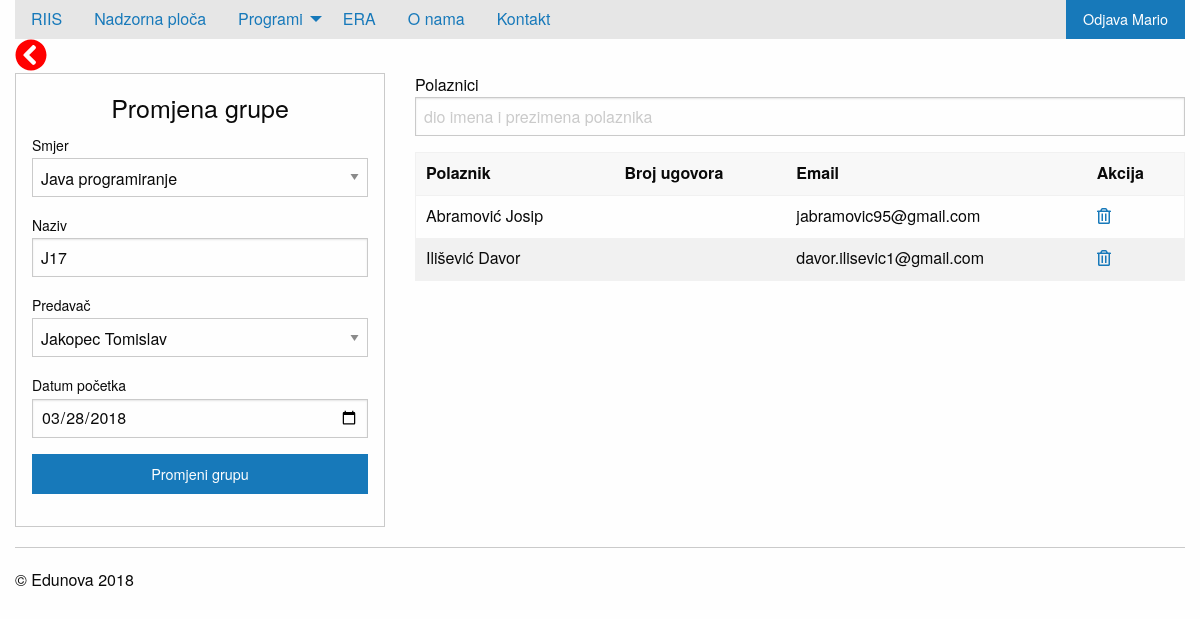
The page /privatno/grupe/promjena.php?sifra=2 (signed in) on the database its author committed.
### tables this page shows
create table polaznik(
sifra int not null primary key auto_increment,
osoba int not null,
brojugovora varchar(20) not null
);

create table osoba(
sifra int not null primary key auto_increment,
oib char(11) not null,
ime varchar(50) not null default 'Ana',
prezime varchar(50) not null,
email varchar(100),
spol boolean
);

### privatno/grupe/promjena.php (the view, shortened to what this page needs)
<?php include_once '../../konfiguracija.php';
$greska=array();
?>
<!doctype html>
<html class="no-js" lang="en" dir="ltr">
  <head>
    <?php include_once '../../include/head.php'; ?>
    <link rel="stylesheet" href="//code.jquery.com/ui/1.12.1/themes/base/jquery-ui.css">
    <link rel="stylesheet" href="https://cdn.jsdelivr.net/npm/flatpickr/dist/flatpickr.min.css">
  </head>
  <body>
    <div class="grid-container">
      	<?php include_once '../../include/izbornik.php'; ?>
      	<a href="index.php"><i style="color: red;" class="fas fa-chevron-circle-left fa-2x"></i></a>
      	<div class="grid-x grid-padding-x">
			<div class="large-4 cell">
				<form class="log-in-form" action="<?php echo $_SERVER["PHP_SELF"] ?>" method="post">
				  <h4 class="text-center">Promjena grupe</h4>
				  <label for="smjer">Smjer</label>
				  <select name="smjer" id="smjer">
				  	<?php
				  	$izraz = $veza->prepare("
				  				select sifra,naziv from smjer
				  				order by naziv
				  	");
				  	$izraz->execute();
				  	$rezultati = $izraz->fetchAll(PDO::FETCH_OBJ);
				  	foreach ($rezultati as $red):?>
						  <option
						  <?php
						  if(isset($_POST["smjer"]) && $_POST["smjer"]==$red->sifra){
						  	echo "selected=\"selected\"";
						  }
						  ?>
						   value="<?php echo $red->sifra ?>"><?php echo $red->naziv ?></option>
				<?php endforeach;?>
				  </select>
				  <?php if(!isset($greska["naziv"])): ?>
				  <label>Naziv
				    <input  type="text" id="naziv" name="naziv" placeholder="PPX"
				    value="<?php echo isset($_POST["naziv"]) ? $_POST["naziv"] : ""; ?>">
				  </label>
				  <?php endif; ?>
				  <label for="predavac">Predavač</label>
				  <select name="predavac" id="predavac">
				  	<?php
				  	$izraz = $veza->prepare("
				  				select a.sifra,concat(b.prezime, ' ', b.ime) as predavac
				  				from predavac a inner join osoba b on a.osoba=b.sifra
				  				order by 2
				  	");
				  	$izraz->execute();
				  	$rezultati = $izraz->fetchAll(PDO::FETCH_OBJ);
				  	foreach ($rezultati as $red):?>
						  <option
						  <?php
						  if(isset($_POST["predavac"]) && $_POST["predavac"]==$red->sifra){
						  	echo "selected=\"selected\"";
						  }
						  ?>
						   value="<?php echo $red->sifra ?>"><?php echo $red->predavac ?></option>
				<?php endforeach;?>
				  </select>
				    <?php if(!isset($greska["datumpocetka"])): ?>
				  <label>Datum početka
				    <input  type="date" id="datumpocetka" name="datumpocetka"
				    value="<?php echo isset($_POST["datumpocetka"]) ? $_POST["datumpocetka"] : ""; ?>">
				  </label>
				  <?php endif; ?>
				  <p><input type="submit" class="button expanded" value="Promjeni grupu"></input></p>
				</form>
			</div>
			<div class="large-8 cell">
				Polaznici
				<input type="text" id="uvjet" placeholder="dio imena i prezimena polaznika" />
				<div style="max-height: 400px; overflow: auto;">
				<table>
					<thead>
						<tr>
							<th>Polaznik</th>
							<th>Broj ugovora</th>
							<th>Email</th>
							<th>Akcija</th>
						</tr>
					</thead>
					<tbody id="polaznici">
						<?php
						$izraz = $veza->prepare("
						select
							a.sifra,
							b.ime,
							b.prezime,
							a.brojugovora,
							b.email
						from polaznik a inner join osoba b on a.osoba=b.sifra
						inner join clan c on c.polaznik=a.sifra
						where c.grupa=:grupa
						order by b.prezime, b.ime");
					$izraz->bindParam(":grupa", $_POST["sifra"]);
					$izraz->execute();
					$rezultati = $izraz->fetchAll(PDO::FETCH_OBJ);
					foreach ($rezultati as $red):
					?>
						<tr>
							<td><?php echo $red->prezime . " " . $red->ime ?></td>
							<td><?php echo $red->brojugovora; ?></td>
							<td><?php echo $red->email; ?></td>
							<td>
								<a class="brisanje" href="#" id="p_<?php echo $red->sifra ?>"><i class="far fa-trash-alt"></i></a>
							</td>
						</tr>
					<?php endforeach; ?>
					</tbody>
				</table>
				</div>
				</div>
		</div>
		<?php include_once '../../include/podnozje.php'; ?>
    </div>
  </body>
</html>

### css/app.css (style rules this page uses)
.log-in-form { border: 1px solid #cacaca; padding: 1rem; border-radius: 0; }

### rows shown on the page
polaznik: osoba.prezime "Abramović", osoba.ime "Josip", osoba.email "jabramovic95@gmail.com"
polaznik: osoba.prezime "Ilišević", osoba.ime "Davor", osoba.email "davor.ilisevic1@gmail.com"

### other values the page prints
$opis "RIIS Nadzorna ploča ERA O nama Kontakt"
$_SESSION[$appID."autoriziran"]->ime "Mario"
form field smjer "Java programiranje"
form field predavac "Jakopec Tomislav"
